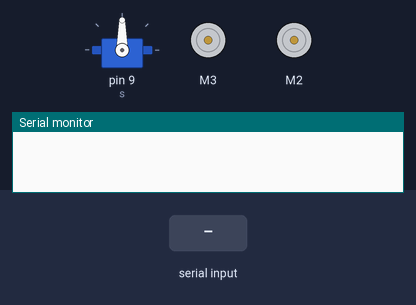
The sketch below on a simulated Arduino Uno, built with avr-gcc and run on an emulated ATmega328P. On the bench: servo, 2 × DC motor (green arrow = forward, orange = backward, longer = faster), the last lines printed to the serial monitor. The test bench sets the inputs (shaded band).

Above: at 1.2 s.
1.3 s: "d" received over Serial
At 2.4 s:
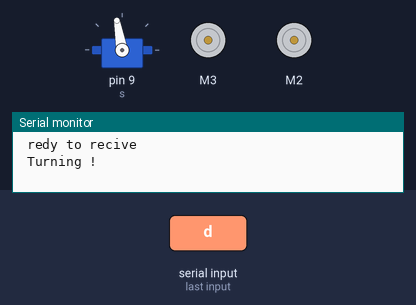
2.8 s: "w" received over Serial
At 3.6 s:
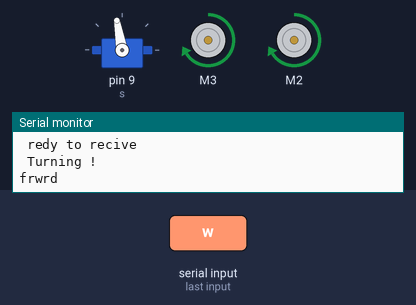
4.3 s: "s" received over Serial
At 4.7 s:
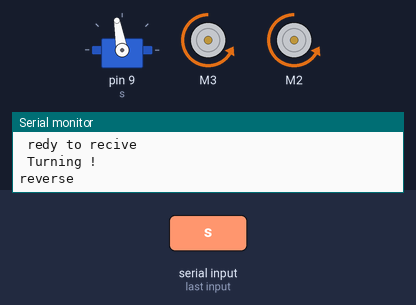
5.8 s: "a" received over Serial
At 7.0 s:
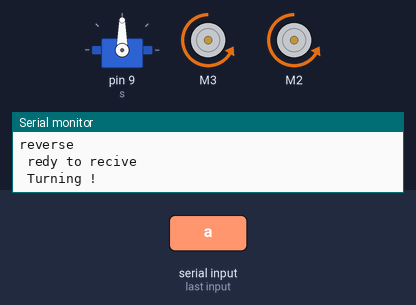
7.3 s: "w" received over Serial
At 8.2 s:
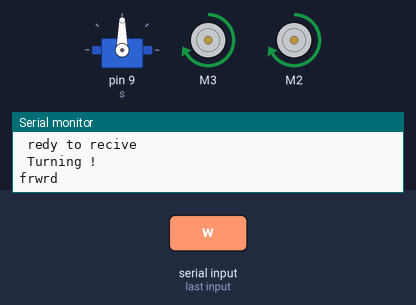
Timing chart, 0 to 9.8 s (numbered marks = the images above; inputs shaded):
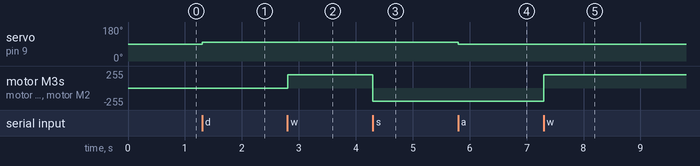

Measured:
- after the input at 1.3 s, servo on pin 9 (s): 90° → 100° at once
- after the input at 2.8 s, motor M3, motor M2: stopped → forward 200/255 at once
- after the input at 4.3 s, motor M3, motor M2: forward 200/255 → backward 200/255 at once
- after the input at 5.8 s, servo on pin 9 (s): 100° → 90° at once
- after the input at 7.3 s, motor M3, motor M2: backward 200/255 → forward 200/255 at once

The sketch:

ROBOT_test1.ino
```cpp
#include <SoftwareSerial.h>
#include <AFMotor.h>
#include <Servo.h>
#define trigPin 12 // define the pins of your sensor
#define echoPin 13
AF_DCMotor motor3(3); // set up motors.
AF_DCMotor motor4(2);
Servo s;
int i=200,l;
int p=90;
int j=0;
void setup() {

Serial.begin (9600);
s.attach(9);
  pinMode(trigPin, OUTPUT);// set the trig pin to output (Send sound waves)
  pinMode(echoPin, INPUT);
motor3.setSpeed(i); //set the speed of the motors, between 0-255
motor4.setSpeed (i);
}


void loop() {
if(Serial.available()>0)
 {char letter = Serial.read();
 Serial.println (" redy to recive ");
Serial.println (" Turning !");
  switch(letter)
   {    case 'd':

         { p=p+10;

           s.write(p);
            break;
         }

      case 'a':
      {p=p-10;

           s.write(p);
            break;Serial.println("trnig right");
      break;
      }

      case 'w':
      {motor3.setSpeed(i); //set the speed of the motors, between 0-255
          motor4.setSpeed(i);
          motor3.run(FORWARD);

         motor4.run(FORWARD);
         Serial.println("frwrd");
           break;
      }
       case 's':
      {   motor3.setSpeed(i); //set the speed of the motors, between 0-255
          motor4.setSpeed (i);
          motor3.run(BACKWARD);//if there's no obstacle ahead, Go Forward!
          motor4.run(BACKWARD);
          Serial.println("reverse");
            break;
      }
      case 'e':
      {
        motor3.run(RELEASE); //if there's no obstacle ahead, Go Forward!
        motor4.run(RELEASE); Serial.println("stop");
        i=255;
          break;
      }
      case 'u':
      {
        p=90;
        s.write(p);
      }
           case 'y':
           {
            for(j=0;j>5;j++)
            {
         long duration, distance; // start the scan
        digitalWrite(trigPin, LOW);
        delayMicroseconds(2); // delays are required for a succesful sensor operation.
        digitalWrite(trigPin, HIGH);

        delayMicroseconds(10); //this delay is required as well!
        digitalWrite(trigPin, LOW);
        duration = pulseIn(echoPin, HIGH);
        distance = (duration/2) / 29.1;
 Serial.print ("Distance From Robot is " );
Serial.print (distance);
        if (distance < 20)
        {
          motor3.run(FORWARD);

         motor4.run(BACKWARD);
        }

        else
        {
          motor3.run(FORWARD);

          motor4.run(FORWARD);
        }
            }


 }}
}}
```
